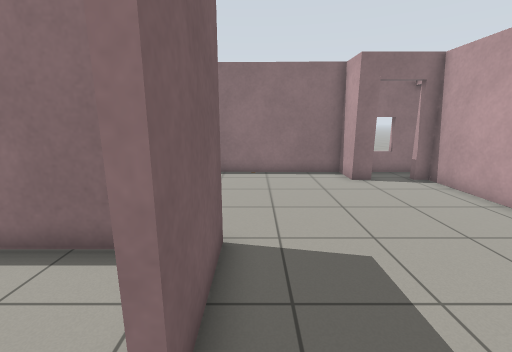
view 1 (above)

12 first-person views from a walk through a robot-simulator world made for Gazebo. The camera is 1.2 m above the floor, tilts 12° down and sees 90° across. The floor is counted in squares, 0.5 m on a side. Each view is taken from the middle of a square. On the plan, view 1 faces up. The plan holds only what a view shows up to about 17 squares ahead; the rest is blank. Gazebo's built-in surfaces are drawn with simple patterns.

view 2
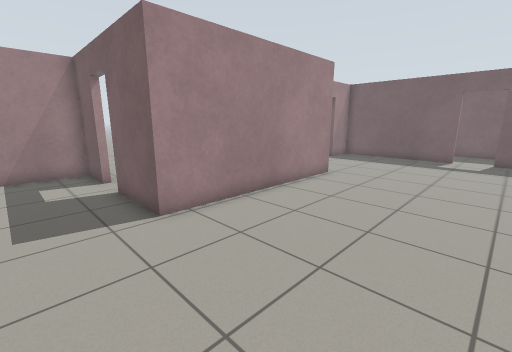

view 3
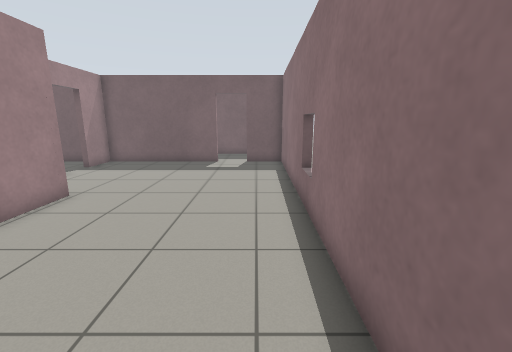

view 4
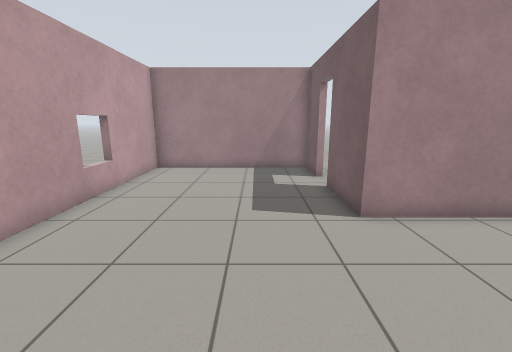

view 5
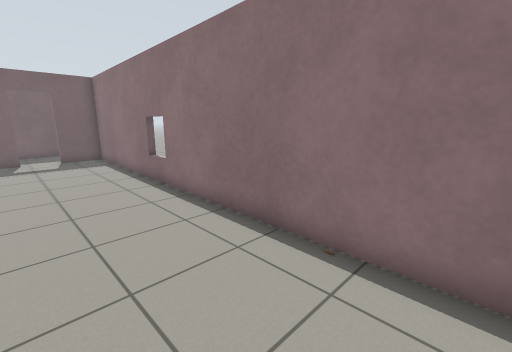

view 6
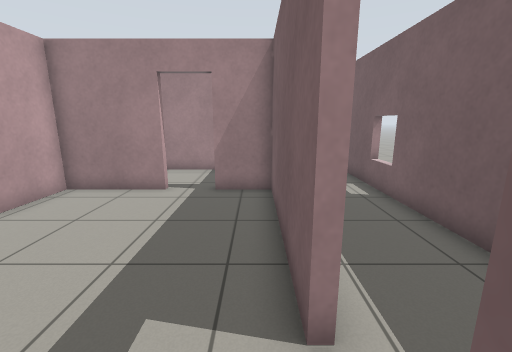

view 7
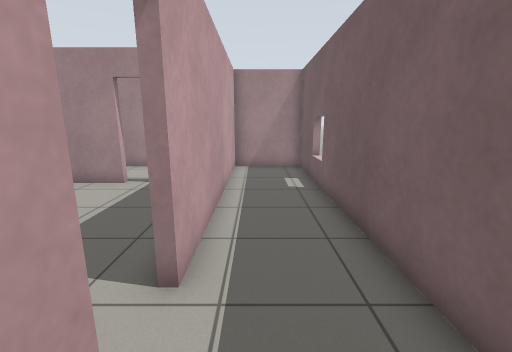

view 8
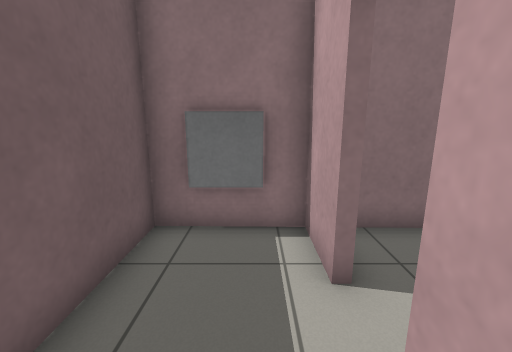

view 9
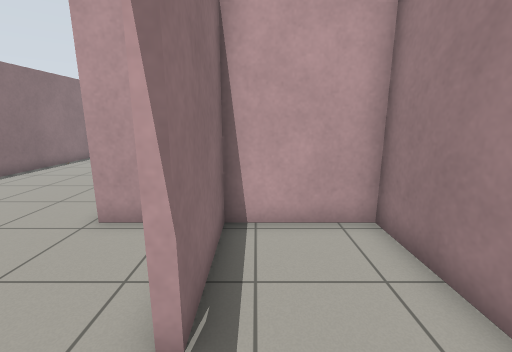

view 10
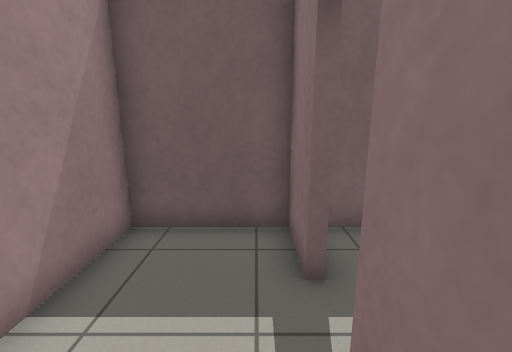

view 11
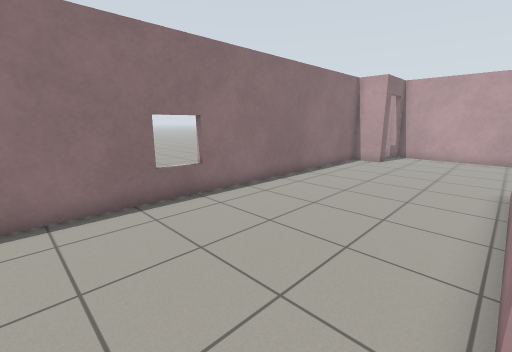

view 12
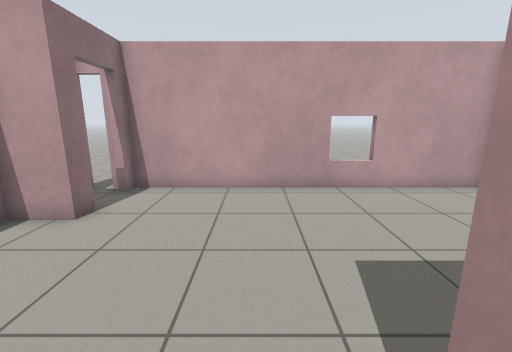

### Floor plan
Ten units are one square. View 1 is at (0, 0); x grows to the right and y downward. Boxes are objects, and circles mark ways between rooms. Rooms are numbered by the first view taken in them; rooms with no view inside come last. Other rooms are left out.
<svg viewBox="-209 -140 286 169">
<path fill="none" stroke="#000" d="M-7 1 -7 24 72 24 72 -105M-128 -21 -92 -21 -92 -48 -7 -48 -7 -15M49 -105 40 -105 40 -122 -166 -126 -166 -104M-166 -88 -166 -21 -145 -21M-169 -104 -169 -126 -204 -126 -204 19 -169 19 -169 -88M-145 -18 -166 -18 -166 19 -92 19 -92 -18 -128 -18"/>
<rect x="-195" y="-135" width="10" height="10" fill="#bbb"><title>window</title></rect>
<circle cx="-170" cy="-95" r="3" fill="#2a7"/>
<circle cx="-135" cy="-20" r="3" fill="#2a7"/>
<text x="-40" y="-60">1</text>
<text x="-190" y="-60">2</text>
<text x="-130" y="0">3</text>
</svg>
Room 1 opens to room 2. Room 1 opens to room 3.

Where each view was taken, in squares from view 1:
view 1: 0 up, 0 right, facing up
view 2: 11 up, 2 right, facing down-left
view 3: 11 up, 1 left, facing left
view 4: 11 up, 2 right, facing down
view 5: 8 up, 2 right, facing up-left
view 6: 11 up, 16 left, facing down
view 7: 12 up, 18 left, facing down
view 8: 7 up, 18 left, facing up
view 9: 1 up, 15 left, facing right
view 10: 1 up, 11 left, facing left
view 11: 5 up, 12 left, facing up-right
view 12: 6 up, 2 left, facing right
